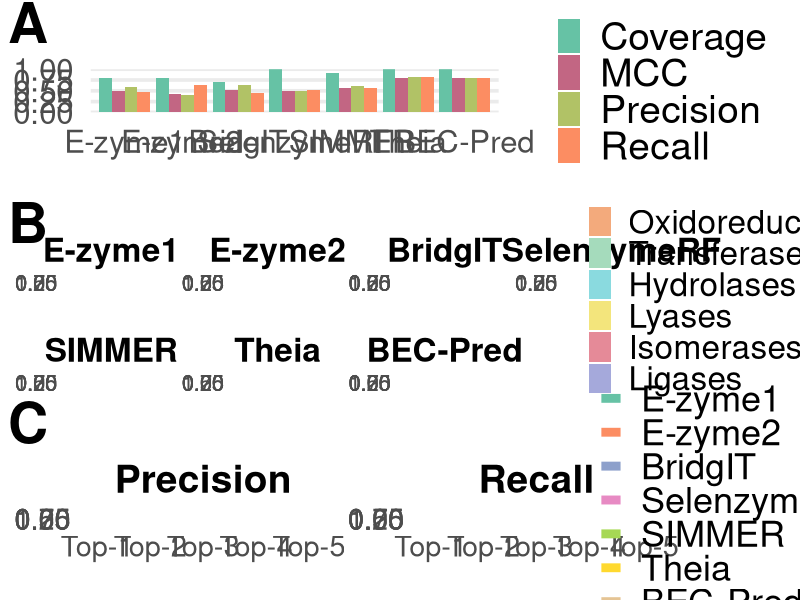

Generate this figure with R:
# ============================================================
# Libraries
# ============================================================
library(ggplot2)
library(dplyr)
library(tidyr)
library(readr)
library(stringr)
library(cowplot)
library(scales)

# ============================================================
# Global settings
# ============================================================

method_order <- c(
  "E-zyme1", "E-zyme2", "BridgIT", "SelenzymeRF",
  "SIMMER", "Theia", "BEC-Pred"
)

method_colors <- c(
  "E-zyme1"    = "#66C2A5",
  "E-zyme2"    = "#FC8D62",
  "BridgIT"    = "#8DA0CB",
  "SelenzymeRF"= "#E78AC3",
  "SIMMER"     = "#A6D854",
  "Theia"      = "#FFD92F",
  "BEC-Pred"   = "#E5C494"
)

ec_class_names <- c(
  "1" = "Oxidoreductases",
  "2" = "Transferases",
  "3" = "Hydrolases",
  "4" = "Lyases",
  "5" = "Isomerases",
  "6" = "Ligases",
  "7" = "Translocases"
)

class_colors <- c(
  "Oxidoreductases" = "#f3aa7c",
  "Transferases"    = "#a5dbbc",
  "Hydrolases"      = "#8adadf",
  "Lyases"          = "#f3e57c",
  "Isomerases"      = "#E58A98",
  "Ligases"         = "#a5a9db"
)

class_order <- c(
  "Oxidoreductases", "Transferases", "Hydrolases",
  "Lyases", "Isomerases", "Ligases"
)

metric_labels <- c(
  coverage          = "Coverage",
  overall_precision = "Precision",
  overall_recall    = "Recall",
  overall_mcc       = "MCC"
)

metric_colors <- c(
  "Coverage"  = "#66c2a5",
  "Precision" = "#B1C266",
  "Recall"    = "#fc8d62",
  "MCC"       = "#C26683"
)

# ============================================================
# Load data
# ============================================================

data_eval <- read_csv(
  "results/Case1/evaluation_summary.csv",
  show_col_types = FALSE
) %>%
  mutate(
    ec_class_name = ec_class_names[as.character(ec_class)],
    ec_class_name = factor(ec_class_name, levels = class_order),
    method = factor(method, levels = method_order)
  ) %>%
  filter(!is.na(ec_class_name))

data_topn <- read.csv(
  "results/Case1/merged_output.csv",
  stringsAsFactors = FALSE
)

# ============================================================
# Panel A — Overall metrics bar chart
# ============================================================

summary_metrics <- data_eval %>%
  distinct(method, coverage, overall_precision, overall_recall, overall_mcc) %>%
  pivot_longer(
    cols = c(coverage, overall_precision, overall_recall, overall_mcc),
    names_to = "metric",
    values_to = "value"
  ) %>%
  mutate(metric = metric_labels[metric])

panel_a <- ggplot(summary_metrics, aes(x = method, y = value, fill = metric)) +
  geom_bar(stat = "identity", position = "dodge") +
  scale_fill_manual(values = metric_colors, name = NULL) +
  scale_y_continuous(
    limits = c(0, 1),
    breaks = seq(0, 1, 0.25),
    expand = c(0, 0)
  ) +
  theme_minimal(base_size = 28) +
  theme(
    axis.title   = element_blank(),
    axis.text.x  = element_text(hjust = 0.5),
    panel.grid.major.x = element_blank(),
    panel.grid.minor   = element_blank(),
    legend.title = element_blank(),
    legend.text  = element_text(size = 28),
    plot.margin  = margin(t = 50, r = 10, b = 30, l = 10)
  )

# ============================================================
# Panel B — MCC per EC class, one subplot per method
# ============================================================

class_mcc_plots <- lapply(method_order, function(m) {
  ggplot(
    filter(data_eval, method == m),
    aes(x = ec_class_name, y = class_mcc, fill = ec_class_name)
  ) +
    geom_bar(stat = "identity") +
    scale_fill_manual(values = class_colors) +
    scale_y_continuous(limits = c(0, 1), expand = c(0, 0)) +
    labs(title = m) +
    theme_minimal(base_size = 20) +
    theme(
      axis.title   = element_blank(),
      axis.text.x  = element_blank(),
      legend.position = "none",
      plot.title   = element_text(hjust = 0.5, face = "bold"),
      plot.margin  = margin(t = 50, r = 10, b = 30, l = 10)
    )
})

# Legend for panel B
legend_b <- get_legend(
  ggplot(data_eval, aes(x = ec_class_name, y = class_mcc, fill = ec_class_name)) +
    geom_bar(stat = "identity") +
    scale_fill_manual(values = class_colors, name = NULL) +
    theme_minimal(base_size = 24) +
    theme(legend.text = element_text(size = 24))
)

panel_b <- plot_grid(
  plot_grid(plotlist = class_mcc_plots, ncol = 4),
  legend_b,
  ncol = 2,
  rel_widths = c(5, 1)
)

# ============================================================
# Top-N precision / recall calculation
# ============================================================

method_cols <- c(
  "E.zyme1", "E.zyme2", "BridgIT", "SelenzymeRF",
  "SIMMER", "Theia", "BEC.Pred"
)

extract_subclass <- function(x) {
  if (is.null(x) || length(x) != 1 || is.na(x) || x == "") return(character(0))
  unique(str_extract(unlist(strsplit(x, "[;|]")), "^\\d+\\.\\d+\\.\\d+"))
}

calculate_precision_recall <- function(data, methods, max_top_n = 5) {

  out <- list()

  for (m in methods) {

    # Find max number of predictions available for this method
    actual_max_n <- max(sapply(data[[m]], function(x) {
      if (is.na(x) || x == "") return(0)
      length(unlist(strsplit(x, ";")))
    }), na.rm = TRUE)

    for (n in seq_len(min(actual_max_n, max_top_n))) {

      pr <- rr <- numeric()

      for (i in seq_len(nrow(data))) {

        true <- extract_subclass(data$EC.Number[i])
        if (length(true) == 0) next

        all_preds <- unlist(strsplit(data[[m]][i], ";"))
        if (length(all_preds) < n) next

        preds <- unique(unlist(lapply(head(all_preds, n), function(pred) {
          unlist(lapply(unlist(strsplit(pred, "\\|")), extract_subclass))
        })))
        preds <- preds[!is.na(preds)]

        TP <- sum(preds %in% true)
        FP <- sum(!preds %in% true)
        FN <- sum(!true %in% preds)

        pr <- c(pr, ifelse(TP + FP > 0, TP / (TP + FP), 0))
        rr <- c(rr, ifelse(TP + FN > 0, TP / (TP + FN), 0))
      }

      out[[length(out) + 1]] <- data.frame(
        method      = m,
        top_n       = n,
        precision   = mean(pr, na.rm = TRUE),
        recall      = mean(rr, na.rm = TRUE)
      )
    }
  }

  bind_rows(out) %>%
    mutate(
      method = recode(method,
                      "E.zyme1"  = "E-zyme1",
                      "E.zyme2"  = "E-zyme2",
                      "BEC.Pred" = "BEC-Pred"
      ),
      method = factor(method, levels = method_order)
    )
}

perf_df <- calculate_precision_recall(data_topn, method_cols)

# ============================================================
# Panel C & D — Top-N precision and recall line plots
# ============================================================

plot_topn <- function(metric, title) {
  ggplot(perf_df, aes(x = top_n, y = .data[[metric]], color = method, group = method)) +
    geom_line(size = 3, na.rm = TRUE) +
    geom_point(size = 7, na.rm = TRUE) +
    scale_x_continuous(breaks = 1:5, labels = paste0("Top-", 1:5)) +
    scale_y_continuous(limits = c(0, 1), breaks = seq(0, 1, 0.25), expand = c(0, 0)) +
    scale_color_manual(values = method_colors) +
    labs(title = title) +
    theme_minimal(base_size = 26) +
    theme(
      axis.title      = element_blank(),
      legend.position = "none",
      plot.title      = element_text(hjust = 0.5, size = 28, face = "bold"),
      plot.margin     = margin(t = 50, r = 10, b = 30, l = 10)
    )
}

panel_c <- plot_topn("precision", "Precision")
panel_d <- plot_topn("recall", "Recall")

legend_cd <- get_legend(
  ggplot(perf_df, aes(x = top_n, y = precision, color = method)) +
    geom_line(size = 3) +
    scale_color_manual(values = method_colors, name = NULL) +
    theme_minimal(base_size = 26) +
    theme(legend.text = element_text(size = 26))
)

panel_cd <- plot_grid(
  plot_grid(panel_c, panel_d, ncol = 2),
  legend_cd,
  ncol = 2,
  rel_widths = c(5, 1)
)

# ============================================================
# Combine all panels and save
# ============================================================

final_plot <- plot_grid(
  panel_a,
  panel_b,
  panel_cd,
  ncol = 1,
  labels      = c("A", "B", "C"),
  label_size  = 40,
  label_x     = 0.01,
  label_y     = 0.99,
  hjust       = 0,
  vjust       = 1
)

ggsave(
  "/scratch/jarcagniriv/ECNumberPrediction/results/Case1/Figures/fig1_kegg.jpg",
  final_plot,
  width  = 20,
  height = 22,
  dpi    = 300,
  bg     = "white"
)
